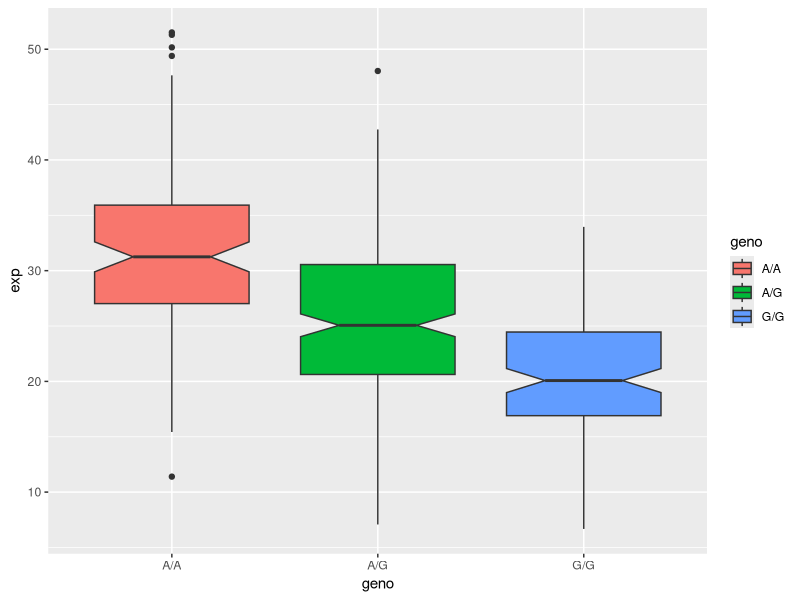

Recreate this plot in R.
## ---- chunk 1
mxl <- read.csv("373531-SampleGenotypes-Homo_sapiens_Variation_Sample_rs12936231.csv")

head(mxl)
## ---- chunk 2
table(mxl$Genotype..forward.strand.)
## ---- chunk 3
table(mxl$Genotype..forward.strand.) / nrow(mxl) *100
## ---- chunk 4
gbr <- read.csv("373522-SampleGenotypes-Homo_sapiens_Variation_Sample_rs12936231.csv")

head(gbr)
## ---- chunk 5
table(gbr$Genotype..forward.strand.)
## ---- chunk 6
round(table(gbr$Genotype..forward.strand.) / nrow(gbr) * 100, 2)
## ---- chunk 7
expr <- read.table("Expression genotype results.txt")

head(expr)
## ---- chunk 8
nrow(expr)
## ---- chunk 9
table(expr$geno)
## ---- chunk 10
tapply(expr$exp, expr$geno, median)
## ---- chunk 11
library(ggplot2)


## ---- chunk 12
ggplot(expr) +aes(x = geno, y = exp, fill = geno) +
  geom_boxplot(notch = TRUE)
